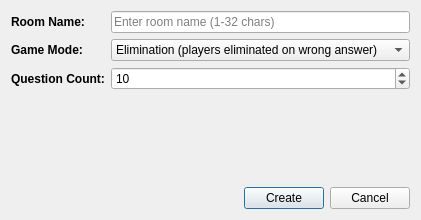
<?xml version="1.0" encoding="UTF-8"?>
<ui version="4.0">
 <class>CreateRoomDialog</class>
 <widget class="QDialog" name="CreateRoomDialog">
  <property name="geometry">
   <rect>
    <x>0</x>
    <y>0</y>
    <width>400</width>
    <height>220</height>
   </rect>
  </property>
  <property name="windowTitle">
   <string>Create New Room</string>
  </property>
  <property name="modal">
   <bool>true</bool>
  </property>
  <layout class="QVBoxLayout" name="verticalLayout">
   <item>
    <layout class="QFormLayout" name="formLayout">
     <item row="0" column="0">
      <widget class="QLabel" name="label_1">
       <property name="text">
        <string>Room Name:</string>
       </property>
       <property name="font">
        <font>
         <weight>75</weight>
         <bold>true</bold>
        </font>
       </property>
      </widget>
     </item>
     <item row="0" column="1">
      <widget class="QLineEdit" name="edtRoomName">
       <property name="placeholderText">
        <string>Enter room name (1-32 chars)</string>
       </property>
       <property name="maxLength">
        <number>32</number>
       </property>
      </widget>
     </item>
     <item row="1" column="0">
      <widget class="QLabel" name="label_2">
       <property name="text">
        <string>Game Mode:</string>
       </property>
       <property name="font">
        <font>
         <weight>75</weight>
         <bold>true</bold>
        </font>
       </property>
      </widget>
     </item>
     <item row="1" column="1">
      <widget class="QComboBox" name="cmbGameMode">
       <item>
        <property name="text">
         <string>Elimination (players eliminated on wrong answer)</string>
        </property>
       </item>
       <item>
        <property name="text">
         <string>Scoring (points awarded for correct answers)</string>
        </property>
       </item>
      </widget>
     </item>
     <item row="2" column="0">
      <widget class="QLabel" name="label_3">
       <property name="text">
        <string>Question Count:</string>
       </property>
       <property name="font">
        <font>
         <weight>75</weight>
         <bold>true</bold>
        </font>
       </property>
      </widget>
     </item>
     <item row="2" column="1">
      <widget class="QSpinBox" name="spinQuestionCount">
       <property name="minimum">
        <number>5</number>
       </property>
       <property name="maximum">
        <number>20</number>
       </property>
       <property name="value">
        <number>10</number>
       </property>
      </widget>
     </item>
    </layout>
   </item>
   <item>
    <widget class="QLabel" name="lblError">
     <property name="text">
      <string></string>
     </property>
     <property name="styleSheet">
      <string>color: red;</string>
     </property>
    </widget>
   </item>
   <item>
    <layout class="QHBoxLayout" name="horizontalLayout">
     <item>
      <spacer name="horizontalSpacer">
       <property name="orientation">
        <enum>Qt::Horizontal</enum>
       </property>
       <property name="sizeHint" stdset="0">
        <size>
         <width>40</width>
         <height>20</height>
        </size>
       </property>
      </spacer>
     </item>
     <item>
      <widget class="QPushButton" name="btnCreate">
       <property name="text">
        <string>Create</string>
       </property>
       <property name="minimumWidth">
        <number>80</number>
       </property>
      </widget>
     </item>
     <item>
      <widget class="QPushButton" name="btnCancel">
       <property name="text">
        <string>Cancel</string>
       </property>
       <property name="minimumWidth">
        <number>80</number>
       </property>
      </widget>
     </item>
    </layout>
   </item>
  </layout>
 </widget>
 <resources/>
 <connections/>
</ui>
